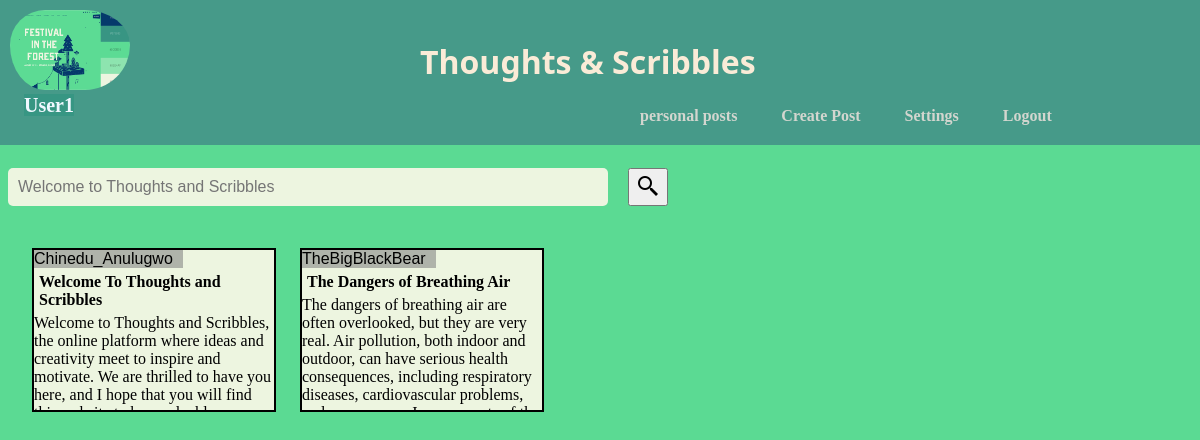
The app's page /post/ (signed in) with its own data.
### LikerApp/models.py (models this page shows, shortened)
class Profile(models.Model):
    user=models.OneToOneField(User,on_delete=models.CASCADE,blank=True,null=True)
    add_time=models.DateTimeField(auto_now_add=True,null=True)
    profile_pic=models.ImageField(null=True,blank=True,upload_to='static/images',default='profile_picture.jpg')
    def __str__(self):
        return str(self.user)

class Post(models.Model):
    profile=models.ForeignKey(Profile,on_delete=models.CASCADE,null=True,related_name='profile')
    title=models.CharField(max_length=200,null=True)
    content=models.TextField(max_length=1500,null=True)
    liked=models.ManyToManyField(User,default=None, blank=True, related_name='liked')
    created_at=models.DateTimeField(auto_now_add=True,null=True)

### LikerApp/views.py (the view)
# urls.py: path('post/',views.publicPost,name='public_post'),
@login_required(login_url='/login')
def publicPost(request):
    posts=Post.objects.all().order_by('-created_at')
    profile= Profile.objects.all()
    user= request.user
    context={
        'posts':posts,
        'user':user,
        'profile':profile,
    }
    return render(request,'pages/publicPost.html/',context)

### LikerApp/templates/pages/publicPost.html (shortened to what this page needs)
{% load static %}
<!DOCTYPE html>
<html lang="en">
<head>
    <link rel="stylesheet" href={% static '/css/main.css'%}>
</head>
    <body>
        <nav class="navbar">
            <span class="nav_section1">
                <div class="profile_img">
                    <img class="img" src="{{ request.user.profile.profile_pic.url}}">
                </div>
                <span class="username">{{request.user}}</span>
            </span>
            <a href="/post/"><span class="logo">  Thoughts & Scribbles   </span></a>
            <span class="nav_section2">
                <span class="nav1"> <a href="/private_Post/{{request.user.id}}/" > personal posts</a></span>
                <span class="nav1"> <a href="/createPost/{{request.user.id}}/" > Create Post</a></span>
                <span class="nav1"> <a href="/settings">Settings</a></span>
                <span class="nav1"> <a href="/logout/">  Logout  </a> </span>
            </span>
        </nav>
        <div class='searchDiv'>
            <form class="searchForm" method='GET' action='/searchPage'>
                <input type='text' class='textInput' name='search' placeholder='Welcome to Thoughts and Scribbles'>
                <button type='submit' class='submitInput'> <img src="{% static 'images/search.png' %}"> </button>
            </form>
        </div>
        <main class="main">
            {% for post in posts %}
            <a href="/specificPost/{{ post.id }}">
                <div class="post">
                    <div class="author"> {{post.profile}}</div>
                    <div class="title">  {{post.title }} </div>
                    <div class="content">  {{post.content }} </div>
                <br>
                </div>
            </a>
            {% endfor %}
        </main>
    </body>
</html>

### static/css/main.css (style rules this page uses)
:root { --main-bg-color: #EDF5E1; --main-text-color: #05386B; --button-bg-color: #379683; --button-text-color: #EDF5E1; }
body { background-color: #5BDA93 ; }
a { text-decoration: none; }
.navbar { position: absolute ; left:0; top:0; display: grid; grid-template-columns: 20% 60 20%; background-color: #469A89; width:100vw; margin-right:100px; padding-bottom: 20px; }
.navbar .logo , .logo { position: absolute; top:5vh; left:35vw; font-size: 200%; font-family:'Segoe UI', Tahoma, Geneva, Verdana, sans-serif; font-weight: 900; color: antiquewhite; }
.navbar .nav_section1 .profile_img .img { width:10vw; height:10vh; padding-left:10px; padding-top: 10px; border-radius: 100px; }
.navbar .nav_section1 .username { font-size: 20px; color:aliceblue; font-weight:800; margin-left: 2vw; }
.navbar .nav_section2 { grid-template-columns: 33% 33% 33%; margin-left:50vw; margin-top:-10px; z-index: 1; }
.nav_section2 .nav1 { font:12px; font-weight:800; height: 20px; margin-left:-20px; padding-left:5vw; }
.nav_section2 .nav1 a { color:#d3d6cf; }
.searchDiv { width: 100vw; z-index:1; position: absolute; margin-top: 20vh; }
.searchDiv .searchForm { display: grid; grid-template-columns: 1fr 0.2fr; }
.searchDiv .searchForm .textInput { background-color: #EDF5E0; width: 50vw; }
.searchDiv .searchForm .submitInput { margin-right:45vw ; }
.main { position: absolute; display:grid; grid-template-columns: repeat(4,1fr); margin-top:10vh; padding-top: 20vh ; }
.main .post { margin-bottom: 10px; border:2px solid black; width:20vw; height: 20vh; overflow:hidden; color: Black; background-color: #EDF5E0; margin-left:2vw; }
.main .post .author { background-color:#afb3aa ; padding-right:10px; width: fit-content; font-family:'Gill Sans', 'Gill Sans MT', Calibri, 'Trebuchet MS', sans-serif; }
.main .post .title { font-weight:800; padding: 5px; }
.username { background-color: #379683; color: #edf5e1; }
input[type="text"], input[type="password"] { border: none; border-radius: 5px; padding: 10px; font-size: 16px; width: 100%; box-sizing: border-box; background-color: #5CDB95; color: #05386b; }

### records on screen
Post: profile "Chinedu_Anulugwo", title "Welcome To Thoughts and Scribbles", content "Welcome to Thoughts and Scribbles, the online platform where ideas and creativity meet to inspire and motivate. We are thrilled to have you here, and I hope that you will find…"
Post: profile "TheBigBlackBear", title "The Dangers of Breathing Air", content "The dangers of breathing air are often overlooked, but they are very real. Air pollution, both indoor and outdoor, can have serious health consequences, including respiratory diseases, cardiovascular problems,…"

### other values on screen
{{ request.user }} "User1"
